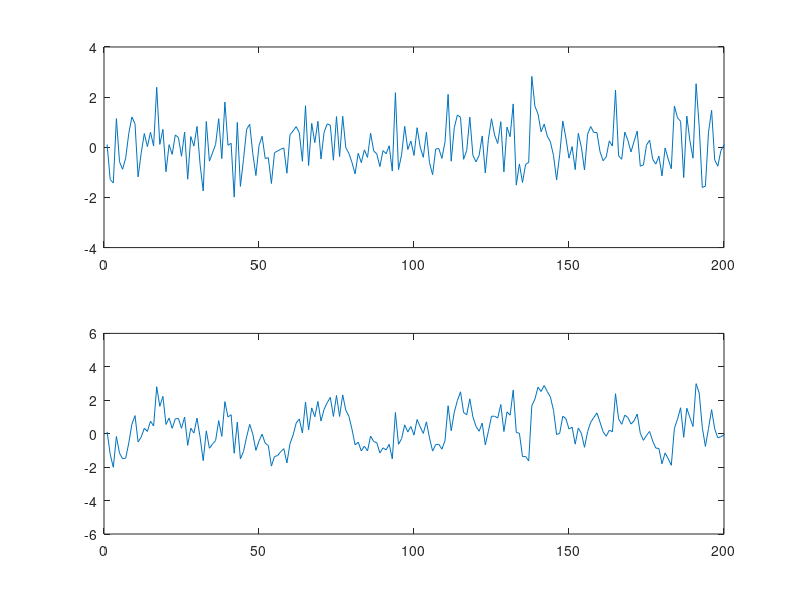
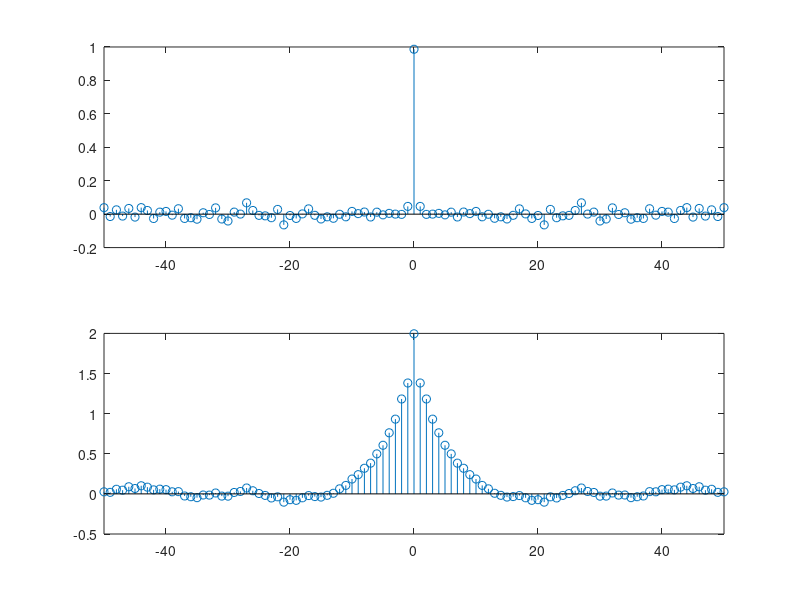
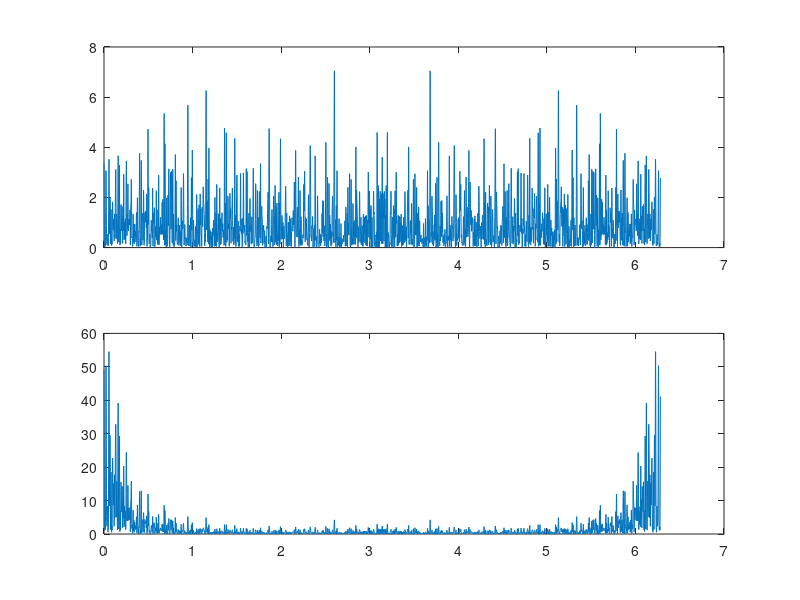

These figures' MATLAB source, in order:
clear all
close all

N = 1000;
n = 1:N;

X = normrnd(0, 1, 1, N);

% PROCESO MA - SISTEMA IIR
YA = filter(1, [1 -0.5 -0.25], X);

[RX, k_X] = xcorr(X, 'biased');
[RYA, k_YA] = xcorr(YA, 'biased');

SW_X = 1/N * abs(fft(X, 4096)).^2;
SW_YA = 1/N * abs(fft(YA, 4096)).^2;

figure
subplot(2, 1, 1)
plot(n, X);
xlim([0, 200]);

subplot(2, 1, 2)
plot(n, YA);
xlim([0, 200]);

figure
subplot(2, 1, 1)
stem(k_X, RX);
xlim([-50, 50]);

subplot(2, 1, 2) 
stem(k_YA, RYA);
xlim([-50, 50]);

L_fft = 4096;
w = (0:L_fft-1) * (2 * pi / L_fft);

figure
subplot(2, 1, 1)
plot(w, SW_X);

subplot(2, 1, 2)
plot(w, SW_YA);
